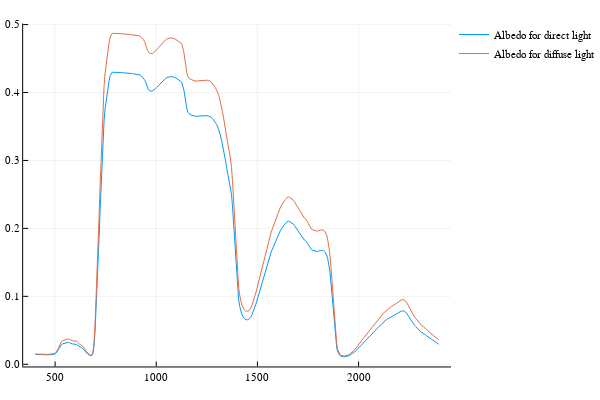

Write notebook code for a chart like this one.
### Markdown cell above
### Computed albedo for direct and diffuse radiation

### Code cell
plot(FluspectMod.wl,FluspectMod.canRad.alb_direct, label="Albedo for direct light")
plot!(FluspectMod.wl,FluspectMod.canRad.alb_diffuse, label="Albedo for diffuse light")

### Figure 1 — Plotly figure (JSON) as saved in the notebook; plotly's stock layout.template omitted (floating-point values rounded to 4 significant figures; data arrays with more than 128 entries replaced by an {"elided": "..."} marker saying what was removed)
{"data": [{"colorbar": {"title": {"text": ""}}, "hoverinfo": "text", "legendgroup": "Albedo for direct light", "line": {"color": "rgba(0, 154, 250, 1.000)", "dash": "solid", "shape": "linear", "width": 1}, "mode": "lines", "name": "Albedo for direct light", "showlegend": true, "text": {"elided": "400 null values"}, "type": "scatter", "x": {"elided": "400 int values"}, "xaxis": "x", "y": {"elided": "400 float values"}, "yaxis": "y", "zmax": null, "zmin": null}, {"colorbar": {"title": {"text": ""}}, "hoverinfo": "text", "legendgroup": "Albedo for diffuse light", "line": {"color": "rgba(227, 111, 71, 1.000)", "dash": "solid", "shape": "linear", "width": 1}, "mode": "lines", "name": "Albedo for diffuse light", "showlegend": true, "text": {"elided": "400 null values"}, "type": "scatter", "x": {"elided": "400 int values"}, "xaxis": "x", "y": {"elided": "400 float values"}, "yaxis": "y", "zmax": null, "zmin": null}], "layout": {"annotations": [], "height": 400, "legend": {"bgcolor": "rgba(255, 255, 255, 1.000)", "bordercolor": "rgba(0, 0, 0, 1)", "font": {"color": "rgba(0, 0, 0, 1)", "family": "sans-serif", "size": 11}, "tracegroupgap": 0, "x": 1, "y": 1}, "margin": {"b": 20, "l": 0, "r": 0, "t": 20}, "paper_bgcolor": "rgba(255, 255, 255, 1.000)", "plot_bgcolor": "rgba(255, 255, 255, 1.000)", "showlegend": true, "width": 600, "xaxis": {"anchor": "y", "domain": [0.05101, 0.9934], "gridcolor": "rgba(0, 0, 0, 0.1)", "gridwidth": 0.5, "linecolor": "rgba(0, 0, 0, 1)", "mirror": false, "range": [342.1, 2457.0], "showgrid": true, "showline": true, "showticklabels": true, "tickangle": 0, "tickcolor": "rgb(0, 0, 0)", "tickfont": {"color": "rgba(0, 0, 0, 1)", "family": "sans-serif", "size": 11}, "tickmode": "array", "ticks": "inside", "ticktext": ["500", "1000", "1500", "2000"], "tickvals": [500, 1000, 1500, 2000], "title": {"font": {"color": "rgba(0, 0, 0, 1)", "family": "sans-serif", "size": 15}, "text": ""}, "type": "linear", "visible": true, "zeroline": false, "zerolinecolor": "rgba(0, 0, 0, 1)"}, "yaxis": {"anchor": "x", "domain": [0.03762, 0.9902], "gridcolor": "rgba(0, 0, 0, 0.1)", "gridwidth": 0.5, "linecolor": "rgba(0, 0, 0, 1)", "mirror": false, "range": [-0.003205, 0.5015], "showgrid": true, "showline": true, "showticklabels": true, "tickangle": 0, "tickcolor": "rgb(0, 0, 0)", "tickfont": {"color": "rgba(0, 0, 0, 1)", "family": "sans-serif", "size": 11}, "tickmode": "array", "ticks": "inside", "ticktext": ["0.0", "0.1", "0.2", "0.3", "0.4", "0.5"], "tickvals": [0, 0.1, 0.2, 0.3, 0.4, 0.5], "title": {"font": {"color": "rgba(0, 0, 0, 1)", "family": "sans-serif", "size": 15}, "text": ""}, "type": "linear", "visible": true, "zeroline": false, "zerolinecolor": "rgba(0, 0, 0, 1)"}}}
